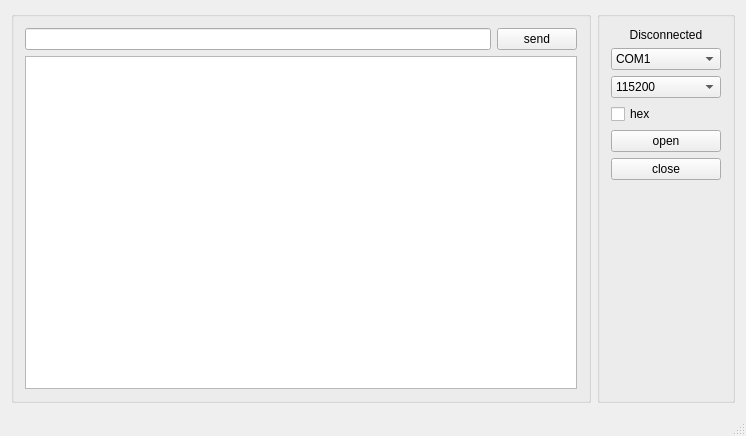
<?xml version="1.0" encoding="UTF-8"?>
<ui version="4.0">
 <class>Serial</class>
 <widget class="QMainWindow" name="Serial">
  <property name="geometry">
   <rect>
    <x>0</x>
    <y>0</y>
    <width>746</width>
    <height>436</height>
   </rect>
  </property>
  <property name="windowTitle">
   <string>Serial</string>
  </property>
  <widget class="QWidget" name="centralWidget">
   <layout class="QGridLayout" name="gridLayout">
    <item row="0" column="0">
     <layout class="QHBoxLayout" name="horizontalLayout_2">
      <item>
       <widget class="QGroupBox" name="groupBox">
        <property name="title">
         <string/>
        </property>
        <layout class="QVBoxLayout" name="verticalLayout">
         <item>
          <layout class="QHBoxLayout" name="horizontalLayout">
           <item>
            <widget class="QLineEdit" name="line_send_data"/>
           </item>
           <item>
            <widget class="QPushButton" name="btn_send">
             <property name="text">
              <string>send</string>
             </property>
            </widget>
           </item>
          </layout>
         </item>
         <item>
          <widget class="QPlainTextEdit" name="plainTextEdit"/>
         </item>
        </layout>
       </widget>
      </item>
      <item>
       <widget class="QGroupBox" name="groupBox_2">
        <property name="title">
         <string/>
        </property>
        <layout class="QVBoxLayout" name="verticalLayout_2">
         <item>
          <widget class="QLabel" name="lab_status">
           <property name="minimumSize">
            <size>
             <width>110</width>
             <height>0</height>
            </size>
           </property>
           <property name="text">
            <string>Disconnected</string>
           </property>
           <property name="alignment">
            <set>Qt::AlignCenter</set>
           </property>
          </widget>
         </item>
         <item>
          <widget class="QComboBox" name="cmb_port_name">
           <item>
            <property name="text">
             <string>COM1</string>
            </property>
           </item>
           <item>
            <property name="text">
             <string>COM2</string>
            </property>
           </item>
           <item>
            <property name="text">
             <string>COM3</string>
            </property>
           </item>
           <item>
            <property name="text">
             <string>COM4</string>
            </property>
           </item>
           <item>
            <property name="text">
             <string>COM5</string>
            </property>
           </item>
           <item>
            <property name="text">
             <string>COM6</string>
            </property>
           </item>
           <item>
            <property name="text">
             <string>COM7</string>
            </property>
           </item>
           <item>
            <property name="text">
             <string>COM8</string>
            </property>
           </item>
          </widget>
         </item>
         <item>
          <widget class="QComboBox" name="cmb_baud_rate">
           <item>
            <property name="text">
             <string>115200</string>
            </property>
           </item>
           <item>
            <property name="text">
             <string>57600</string>
            </property>
           </item>
           <item>
            <property name="text">
             <string>38400</string>
            </property>
           </item>
           <item>
            <property name="text">
             <string>19200</string>
            </property>
           </item>
           <item>
            <property name="text">
             <string>9600</string>
            </property>
           </item>
           <item>
            <property name="text">
             <string>4800</string>
            </property>
           </item>
           <item>
            <property name="text">
             <string>2400</string>
            </property>
           </item>
           <item>
            <property name="text">
             <string>1200</string>
            </property>
           </item>
          </widget>
         </item>
         <item>
          <widget class="QCheckBox" name="checkBox">
           <property name="text">
            <string>hex</string>
           </property>
          </widget>
         </item>
         <item>
          <widget class="QPushButton" name="btn_open">
           <property name="text">
            <string>open</string>
           </property>
          </widget>
         </item>
         <item>
          <widget class="QPushButton" name="btn_close">
           <property name="text">
            <string>close</string>
           </property>
          </widget>
         </item>
         <item>
          <spacer name="verticalSpacer">
           <property name="orientation">
            <enum>Qt::Vertical</enum>
           </property>
           <property name="sizeHint" stdset="0">
            <size>
             <width>20</width>
             <height>217</height>
            </size>
           </property>
          </spacer>
         </item>
        </layout>
       </widget>
      </item>
     </layout>
    </item>
   </layout>
  </widget>
  <widget class="QStatusBar" name="statusBar"/>
 </widget>
 <layoutdefault spacing="6" margin="11"/>
 <resources/>
 <connections/>
</ui>
